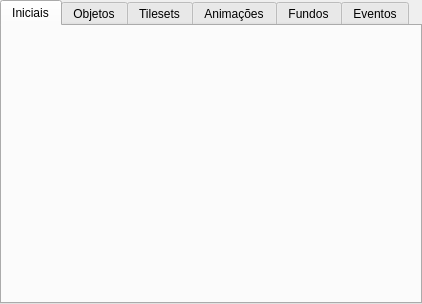
<?xml version="1.0" encoding="UTF-8"?>
<ui version="4.0">
 <class>ConfigsTabWidget</class>
 <widget class="QTabWidget" name="ConfigsTabWidget">
  <property name="geometry">
   <rect>
    <x>0</x>
    <y>0</y>
    <width>422</width>
    <height>304</height>
   </rect>
  </property>
  <property name="mouseTracking">
   <bool>false</bool>
  </property>
  <property name="windowTitle">
   <string>TabWidget</string>
  </property>
  <property name="currentIndex">
   <number>0</number>
  </property>
  <widget class="ConfigsGeneralWidget" name="tab_gerais">
   <attribute name="title">
    <string>Iniciais</string>
   </attribute>
  </widget>
  <widget class="ConfigsObjectsWidget" name="tab_objetos">
   <attribute name="title">
    <string>Objetos</string>
   </attribute>
  </widget>
  <widget class="ConfigsTilesetWidget" name="tab_tilesets">
   <attribute name="title">
    <string>Tilesets</string>
   </attribute>
  </widget>
  <widget class="ConfigsAnimations" name="tab_animations">
   <attribute name="title">
    <string>Animações</string>
   </attribute>
  </widget>
  <widget class="ConfigsBackgrounds" name="tab_fundos">
   <attribute name="title">
    <string>Fundos</string>
   </attribute>
  </widget>
  <widget class="EventsWidget" name="tab_eventos_globais">
   <attribute name="title">
    <string>Eventos</string>
   </attribute>
  </widget>
 </widget>
 <customwidgets>
  <customwidget>
   <class>ConfigsTilesetWidget</class>
   <extends>QWidget</extends>
   <header>configstilesetwidget.h</header>
   <container>1</container>
  </customwidget>
  <customwidget>
   <class>ConfigsGeneralWidget</class>
   <extends>QWidget</extends>
   <header>configsgeneralwidget.h</header>
   <container>1</container>
  </customwidget>
  <customwidget>
   <class>ConfigsObjectsWidget</class>
   <extends>QWidget</extends>
   <header>configsobjectswidget.h</header>
   <container>1</container>
  </customwidget>
  <customwidget>
   <class>ConfigsAnimations</class>
   <extends>QWidget</extends>
   <header>configsanimations.h</header>
   <container>1</container>
  </customwidget>
  <customwidget>
   <class>ConfigsBackgrounds</class>
   <extends>QWidget</extends>
   <header>configsbackgrounds.h</header>
   <container>1</container>
  </customwidget>
  <customwidget>
   <class>EventsWidget</class>
   <extends>QWidget</extends>
   <header>eventswidget.h</header>
   <container>1</container>
  </customwidget>
 </customwidgets>
 <resources/>
 <connections/>
</ui>
